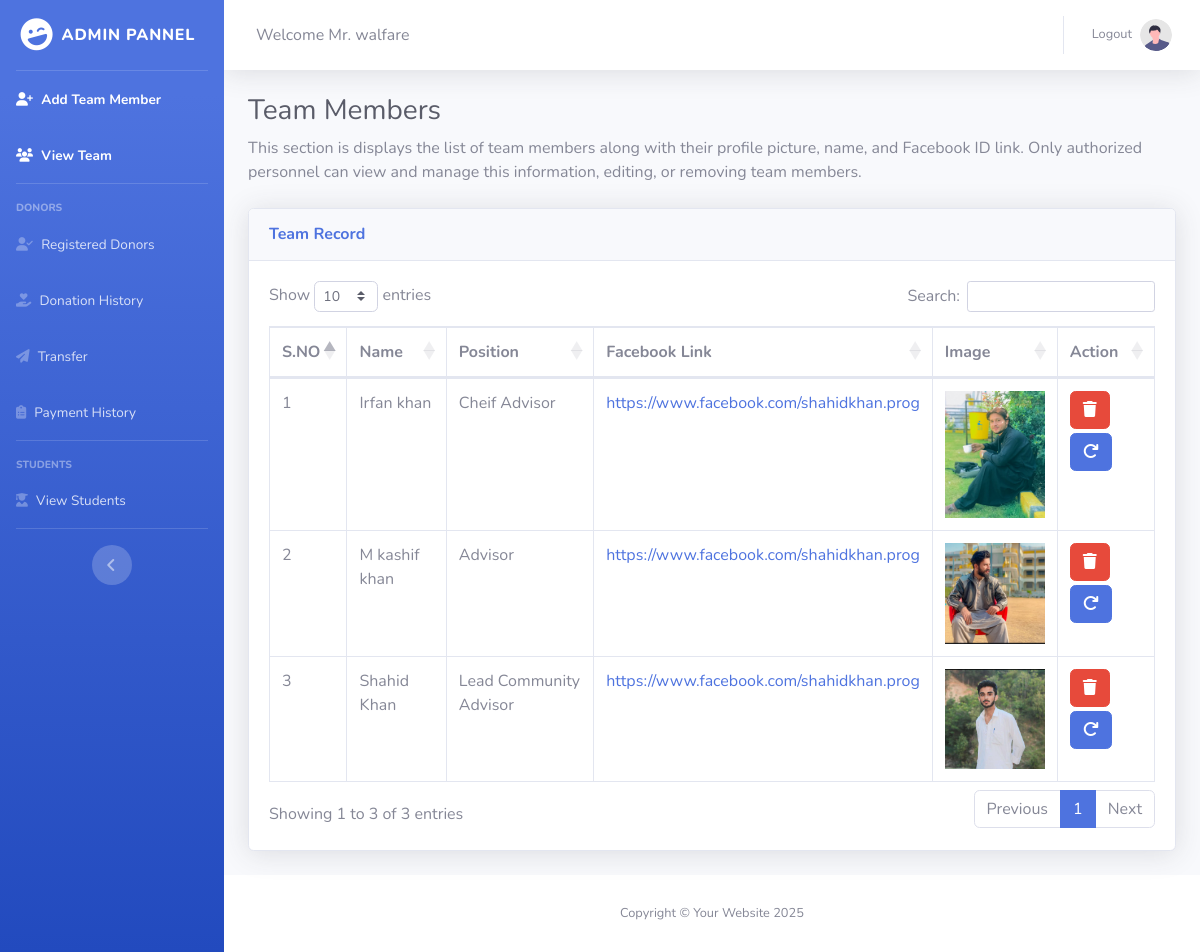
The page /Admin_pannel/View_Team.php (signed in) on the database its author committed.
### tables this page shows
CREATE TABLE `our_teams` (
  `Member_ID` int(10) NOT NULL AUTO_INCREMENT,
  `Member_Name` varchar(250) DEFAULT NULL,
  `Member_Positions` varchar(250) DEFAULT NULL,
  `Member_Facebook_Link` varchar(500) DEFAULT NULL,
  `Member_Picture` varchar(250) DEFAULT NULL,
  PRIMARY KEY (`Member_ID`)
);

### Admin_pannel/View_Team.php (the view, shortened to what this page needs)
<?php
include './Admin_Header.php';
?>
<div class="container-fluid">
    <h1 class="h3 mb-2 text-gray-800">Team Members</h1>
    <p class="mb-4">This section is displays the list of team members along with their profile picture, name, and Facebook ID link. Only authorized personnel can view and manage this information, editing, or removing team members.</p>
    <div class="card shadow mb-4">
        <div class="card-header py-3">
            <h6 class="m-0 font-weight-bold text-primary">Team Record</h6>
        </div>
        <div class="card-body">
            <div class="table-responsive">
                <table class="table table-bordered" id="dataTable" width="100%" cellspacing="0">
                    <thead>
                        <tr>
                            <th>S.NO</th>
                            <th>Name</th>
                            <th>Position</th>
                            <th>Facebook Link</th>
                            <th>Image</th>
                            <th>Action</th>
                        </tr>
                    </thead>
                    <tbody>
                        <?php
                        $query = "select * from our_teams";
                        $run = mysqli_query($dblink, $query);
                        $id = 1;
                        while ($fetch  = mysqli_fetch_array($run)) {
                        ?>
                            <tr>
                                <td><?php echo $id; ?></td>
                                <td><?php echo $fetch[1]; ?></td>
                                <td><?php echo $fetch[2]; ?></td>
                                <td><a href="<?php echo $fetch[3]; ?>"><?php echo $fetch[3]; ?></a></td>
                                <td><img style="width: 100px;" src="./Pictures/Our_teams/<?php echo $fetch[4]; ?>" alt=""></td>
                                <td>
                                    <a href="View_Team.php?ID=<?php echo  $fetch[0]; ?>" class="btn btn-danger mb-1" onclick="return confirm('Are you sure.')"><i class="fas fa-trash" id="deleteIcon"></i></a>
                                    <a href="./Update_Member_Record.php?Member_ID=<?php echo  $fetch[0]; ?>" class="btn btn-primary"><i class="fas fa-redo" id="alternativeUpdateIcon"></i></a>
                                </td>
                            </tr>
                        <?php
                            $id++;
                        }
                        ?>
                    </tbody>
                </table>
            </div>
        </div>
    </div>
</div>
<?php
include './Admin_Footer.php';
?>

### Admin_pannel/Admin_Header.php (shortened to what this page needs)
<?php
include '../Connection.php';
if (((isset($_SESSION["Session_Admin_Gmail"]) and isset($_SESSION["Session_Admin_Password"])))) {
    $Admin_Gmail_from_ses = $_SESSION["Session_Admin_Gmail"];
    $Admin_Password_from_ses = $_SESSION["Session_Admin_Password"];
    $select = "select * from admin where Admin_Gmail = '$Admin_Gmail_from_ses' and Admin_Password = '$Admin_Password_from_ses'";
    $run = mysqli_query($dblink, $select);
    $fetch = mysqli_fetch_array($run);
    $LoginAdminName = $fetch[1];
}
?>
<!DOCTYPE html>
<html lang="en">
<head>
    <link href="Assets/vendor/fontawesome-free/css/all.min.css" rel="stylesheet" type="text/css">
    <link href="Assets/css/sb-admin-2.min.css" rel="stylesheet">
    <link href="Assets/vendor/datatables/dataTables.bootstrap4.min.css" rel="stylesheet">
</head>
<body id="page-top">
    <div id="wrapper">
        <ul class="navbar-nav bg-gradient-primary sidebar sidebar-dark accordion" id="accordionSidebar">
            <a class="sidebar-brand d-flex align-items-center justify-content-center" href="./Dashboard.php">
                <div class="sidebar-brand-icon rotate-n-15">
                    <i class="fas fa-laugh-wink"></i>
                </div>
                <div class="sidebar-brand-text mx-2">Admin Pannel</div>
            </a>
            <hr class="sidebar-divider my-0">
            <li class="nav-item active">
                <a class="nav-link" href="./Add_Team_Member.php">
                    <i class="fas fa-user-plus"></i>
                    <span>Add Team Member</span></a>
            </li>
            <li class="nav-item active">
                <a class="nav-link" href="./View_Team.php">
                    <i class="fas fa-users"></i>
                    <span>View Team</span></a>
            </li>
            <hr class="sidebar-divider">
            <div class="sidebar-heading">
                Donors
            </div>
            <li class="nav-item">
                <a class="nav-link" href="./Registered_Donors.php">
                    <i class="fas fa-user-check"></i>
                    <span>Registered Donors</span></a>
            </li>
            <li class="nav-item">
                <a class="nav-link" href="./Donation_History.php">
                    <i class="fas fa-hand-holding-heart"></i>
                    <span>Donation History</span></a>
            </li>
            <li class="nav-item">
                <a class="nav-link" href="./Transfer.php">
                    <i class="fas fa-paper-plane"></i>
                    <span>Transfer</span></a>
            </li>
            <li class="nav-item">
                <a class="nav-link" href="./Payment_History.php">
                    <i class="fas fa-clipboard-list"></i>
                    <span>Payment History</span></a>
            </li>
            <hr class="sidebar-divider">
            <div class="sidebar-heading">
                Students
            </div>
            <li class="nav-item">
                <a class="nav-link" href="./View_Students.php">
                    <i class="fas fa-user-graduate"></i>
                    <span>View Students</span></a>
            </li>
            <hr class="sidebar-divider d-none d-md-block">
            <div class="text-center d-none d-md-inline">
                <button class="rounded-circle border-0" id="sidebarToggle"></button>
            </div>
        </ul>
        <div id="content-wrapper" class="d-flex flex-column">
            <div id="content">
                <nav class="navbar navbar-expand navbar-light bg-white topbar mb-4 static-top shadow">
                    <div class="d-none d-sm-inline-block form-inline mr-auto ml-md-3 my-2 my-md-0 mw-100 ">
                        <span>Welcome Mr. <?php echo $LoginAdminName; ?></span>
                    </div>
                    <ul class="navbar-nav ml-auto">
                        <li class="nav-item dropdown no-arrow">
                            <a class="nav-link dropdown-toggle" href="#" id="userDropdown" role="button" data-toggle="dropdown" aria-haspopup="true" aria-expanded="false">
                                <span class="mr-2 d-none d-lg-inline text-gray-600 small">Logout</span>
                                <img class="img-profile rounded-circle" src="Assets/img/undraw_profile.svg">
                            </a>
                        </li>
                    </ul>
                </nav>

### rows shown on the page
our_teams: Member_Name "Irfan khan", Member_Positions "Cheif Advisor", Member_Facebook_Link "https://www.facebook.com/shahidkhan.prog", Member_Picture (picture)
our_teams: Member_Name "M kashif khan", Member_Positions "Advisor", Member_Facebook_Link "https://www.facebook.com/shahidkhan.prog", Member_Picture (picture)
our_teams: Member_Name "Shahid Khan", Member_Positions "Lead Community Advisor", Member_Facebook_Link "https://www.facebook.com/shahidkhan.prog", Member_Picture (picture)

### other values the page prints
$LoginAdminName "walfare"
